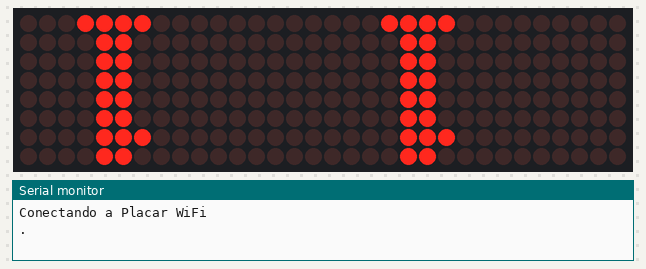
Bench run of a sketch on a simulated ESP8266 (NodeMCU). Parts: 32×8 LED matrix, the last lines printed to the serial monitor. WiFi joins after 1.5 s; servers stay silent unless stated; uploads are accepted with an empty reply.

Above: at 1.1 s.
At 2.3 s:
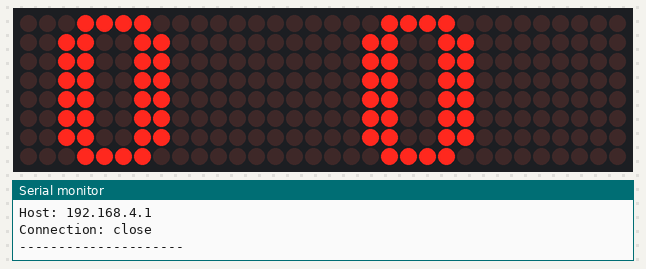

The sketch:

placar_receptor_matriz_led.ino
```cpp
/***************************************************************************
PLACAR PARA CONTROLE DE PONTUAÇÃO DE JOGOS
dev: Almir M Ventura, data inicio: 19/11/2024
DESCRIÇÃO:
Receptor WIFI para o placar principal. Possui tela 0.96 polegadas SD1306 de OLED,
sem retroiluminacao, conectada nos pinos SDA (D6/GPIO14) e SCL (D5/GPIO12).
Conecta pelo wifi no placar principal, puxar os dados e mostra no visor.
Bibliotecas:
* Display: https://github.com/MajicDesigns/MD_MAX72XX
HARDWARE:
* NodeMCU 1.0 (ESP-12E Module)
* Display matriz de leds com 4 modulos (max7219)
***************************************************************************/
#include <ESP8266WiFi.h>
#include <LedControl.h>         // biblioteca para o display


//CONSTANTES
#define BUZZER_PIN      D0  // pino conectado ao buzzer
#define DISP_CLK_PIN    D1    // pino de clock do display
#define DISP_DIN_PIN    D2    // pino de entrada de dados (Data In)
#define DISP_CS_PIN     D3    // pino de seleçao de display (Chip Select)
#define DISP_MODULES    4     // numero de matrizes de LED do display
#define INTERVAL        3000  // Intervalo entre atualizaçoes de placar e tela (em ms)
#define STASSID         "Placar WiFi"     // SSID do placar principal
#define STAPSK          "thereisnospoon"  // senha do placar principal
#define PORT            80
const char* ssid = STASSID;
const char* password = STAPSK;
const char* host = "192.168.4.1"; // 192.168.4.1 (this is the default IP address of our ESP AP)
String url = "/placar";

//VARIAVEIS
byte dig0 = 0x0;
byte dig1 = 0x0;
byte dig2 = 0x0;
byte dig3 = 0x0;
int a_score = 0;
int b_score = 0;
String http_response = "";
String a_score_str = "";    // valor de a durante a requisicao. Pode mudar no meio da requisicao
String b_score_str = "";
String sound_num_str = "";
unsigned long refresh_disp_timer = millis();
unsigned long refresh_http_timer = millis();

//INSTANCIANDO OBJETOS
LedControl ledMatrix = LedControl(DISP_DIN_PIN, DISP_CLK_PIN, DISP_CS_PIN, DISP_MODULES);
WiFiClient wifi_client;


// SETUP ====================================================
void setup(){
  Serial.begin(115200); // inicializa Serial
  startDisplay();       // inicializar display led matricial
  startWifi();          // inicilizar e conectar ao Ponto de Acesso (AP)
}


// LOOP ====================================================
void loop(){
  wifi_get_data();    // captura novos valores do outro placar
  updateDisplay();    // mostra novos valores no display
}
```

display.ino
```cpp
/*
FUNCOES PARA CONTROLE DO DISPLAY COM MAX7219
*/

// Variáveis dos números que serão exibidos na Matriz de Led
// char '0'
byte n0[8] = {
  B00111100,
  B01100110,
  B01100110,
  B01100110,
  B01100110,
  B01100110,
  B01100110,
  B00111100,
  };
// char '1'
byte n1[8] = {
  B00111100,
  B00011000,
  B00011000,
  B00011000,
  B00011000,
  B00011000,
  B00011100,
  B00011000,
  };
// char '2'
byte n2[8] = {
  B01111110,
  B01100110,
  B00001100,
  B00011000,
  B00110000,
  B01100000,
  B01100110,
  B00111100,
  };
// char '3'
byte n3[8] = {
  B00111100,
  B01100110,
  B01100000,
  B01100000,
  B00111000,
  B01100000,
  B01100110,
  B00111100,
  };
// char '4'
byte n4[8] = {
  B11110000,
  B01100000,
  B01100000,
  B01111110,
  B01100110,
  B01101100,
  B01111000,
  B01110000,
  };

byte n5[8] = {
  B00111100,   // 5
  B01100110,
  B01100000,
  B01100000,
  B00111110,
  B00000110,
  B00000110,
  B01111110,
  };

byte n6[8] = {
  B00111100,   // 6
  B01100110,
  B01100110,
  B01100110,
  B00111110,
  B00000110,
  B00001100,
  B00111000,
  };

byte n7[8] = {
  B00011000,   // 7
  B00011000,
  B00011000,
  B00011000,
  B00110000,
  B01100000,
  B01100110,
  B01111110,
  };
// char '8'
byte n8[8] = {
  B00111100,
  B01100110,
  B01100110,
  B01100110,
  B00111100,
  B01100110,
  B01100110,
  B00111100,
  };
// char '9'
byte n9[8] = {
  B00011100,
  B00110000,
  B01100000,
  B01111100,
  B01100110,
  B01100110,
  B01100110,
  B00111100,
  };
// char espaço (leds apagados)
byte char_space[8] = {
  B00000000,
  B00000000,
  B00000000,
  B00000000,
  B00000000,
  B00000000,
  B00000000,
  B00000000
  };


void startDisplay(){
  ledMatrix.shutdown(0, false);
  ledMatrix.setIntensity(0, 1);
  ledMatrix.clearDisplay(0);

  ledMatrix.shutdown(1, false);
  ledMatrix.setIntensity(1, 1);
  ledMatrix.clearDisplay(1);

  ledMatrix.shutdown(2, false);
  ledMatrix.setIntensity(2, 1);
  ledMatrix.clearDisplay(2);

  ledMatrix.shutdown(3, false);
  ledMatrix.setIntensity(3, 1);
  ledMatrix.clearDisplay(3);
}

// Atualiza display com o placar atual
void updateDisplay(){
  String a_score_str = String(a_score);
  String b_score_str = String(b_score);

  //Imprime na Matriz de Led o placar A
  if(a_score < 10){
    printCharDisp(0, a_score_str[1]); // escolhe modulo 0 do display e manda imprimir char
    printCharDisp(1, a_score_str[0]);
  }else{
    printCharDisp(0, a_score_str[0]);
    printCharDisp(1, a_score_str[1]);
  }

  //Imprime na Matriz de Led o placar B
  if (b_score < 10) {
    printCharDisp(2, b_score_str[1]);
    printCharDisp(3, b_score_str[0]);
  }else{
    printCharDisp(2, b_score_str[0]);
    printCharDisp(3, b_score_str[1]);
  }
}

void printCharDisp(int module_num, char disp_char) {
  switch (disp_char) {
    case '0':
      modulePrint(module_num, n0);
      break;
    case '1':
      modulePrint(module_num, n1);
      break;
    case '2':
      modulePrint(module_num, n2);
      break;
    case '3':
      modulePrint(module_num, n3);
      break;
    case '4':
      modulePrint(module_num, n4);
      break;
    case '5':
      modulePrint(module_num, n5);
      break;
    case '6':
      modulePrint(module_num, n6);
      break;
    case '7':
      modulePrint(module_num, n7);
      break;
    case '8':
      modulePrint(module_num, n8);
      break;
    case '9':
      modulePrint(module_num, n9);
      break;
    default:
      modulePrint(module_num, char_space);
      break;
  }
}

// Envia para modulo especifico do display o char_vector escolhido
void modulePrint(int module_num, byte char_vector[]) {
  byte row_buffer = 0;
  int row = 0;
  for (row = 0; row < 8; row++){
    row_buffer = char_vector[row];    // get row
    //Se module_num for 1 ou 3 (segundo ou quarto bloco), fazemos shift
    // de 1 led neles para deixar números mais juntos e o visual ficar melhor
    if (module_num == 3 || module_num == 1){
      row_buffer >>= 1;             // shift 1 col
    }
    ledMatrix.setRow(module_num, row, row_buffer);
  }
}
```

sound.ino
```cpp
void playSound(){
  switch (sound_num_str.toInt()){
    case 1:
      // score A++
      tone(BUZZER_PIN, 300, 500);
      delay(500);
      tone(BUZZER_PIN, 400, 500);
      break;
    case 2:
      // score A--
      tone(BUZZER_PIN, 400, 500);
      delay(500);
      tone(BUZZER_PIN, 300, 500);
      break;
    case 3:
      // score B++
      tone(BUZZER_PIN, 500, 500);
      delay(500);
      tone(BUZZER_PIN, 600, 500);
      break;
    case 4:
      // score B--
      tone(BUZZER_PIN, 600, 500);
      delay(500);
      tone(BUZZER_PIN, 500, 500);
      break;
    case 5:
      // inverter placar ou zerar
      tone(BUZZER_PIN, 400, 500);
      delay(250);
      tone(BUZZER_PIN, 600, 500);
      delay(250);
      tone(BUZZER_PIN, 500, 500);
      delay(250);
      break;
    default:
      break;
  }
}
```

wifi.ino
```cpp
/*Configuraçoes e funçoes relativas a WiFi*/


//CONFIGURAÇÕES DO WIFI
void startWifi(){
  Serial.println();
  Serial.print("Conectando a ");
  Serial.println(ssid);
  WiFi.mode(WIFI_STA);          // configurando como cliente WiFi
  WiFi.begin(ssid, password);   // tentar conectar no AP com SSID e a senha

  while (WiFi.status() != WL_CONNECTED){
    delay(1000);
    Serial.print(".");
    // vamos usar o display para mostrar tempo ate conectar
    a_score++;
    b_score++;
    updateDisplay();    // passa contagem segundos tentanto conectar
    }

  Serial.println("");
  Serial.println("WiFi Conectado. IP:");
  Serial.println(WiFi.localIP());
  //voltar os scores para zero
  a_score = 0;
  b_score = 0;
  }

void wifi_get_data(){
  // esperando e processando resposta
  if (wifi_client.available()){
    // enquanto houver dados salva em response
    while (wifi_client.available()) {
      char c = wifi_client.read();
      http_response += c;
    }
    //Serial.println("[HTTP response]:");
    //Serial.println(http_response);


  }

  // ja pode fazer nova requisicao?
  if (millis() > refresh_http_timer) {
    // vamos atualizar o display agora para ter certeza que todos os dados ja chegaram
    //score_str fica instavel enquanto nao chegar todos os dados da request
    String txt_json = http_response.substring(http_response.indexOf("[") ); // separa [1,2,3]
    Serial.print("RESPONSE:");
    Serial.println(txt_json);
    a_score_str = txt_json.substring(txt_json.indexOf("[")+1, txt_json.indexOf(","));
    txt_json = txt_json.substring(txt_json.indexOf(",")+1);       // fica: 2,3]
    b_score_str = txt_json.substring(0, txt_json.indexOf(","));   // pega 2
    txt_json = txt_json.substring(txt_json.indexOf(",")+1);       // fica: 3]
    sound_num_str = txt_json.substring(0, txt_json.indexOf("]")); //pega 3

    Serial.print("A:");
    Serial.println(a_score_str);
    Serial.print("B:");
    Serial.println(b_score_str);
    Serial.print("S:");
    Serial.println(sound_num_str);
    a_score = a_score_str.toInt();  // converter de string para inteiro
    b_score = b_score_str.toInt();  // neste momento ja passou 1 seg. b_score_str ja deve ter o valor final
    playSound();
    refresh_http_timer += 1000;   // zera contagem para proxima requisicao
    http_response = "";           // zera resposta anterior
    // encerar qualquer conexao antes de iniciar nova
    wifi_client.stop();  // This will free the socket on the WiFi shield

    // criar conexao com webserver
    if (!wifi_client.connect(host, PORT)) {
      Serial.println("[WEB] conexao com o host falhou.");
      return;
    }
  // enviar pedido ao websrver
  String request = "GET " + url + " HTTP/1.1\r\n" + "Host: " + host + "\r\n" + "Connection: close\r\n\r\n";
  Serial.println("[WEB] GET...");
  Serial.println(request);
  Serial.println("---------------------");
  wifi_client.print(request);
  }
}
```

Measured:
- what the display in image 0 shows lasts 1.0 s, from 1.0 s to 2.0 s
